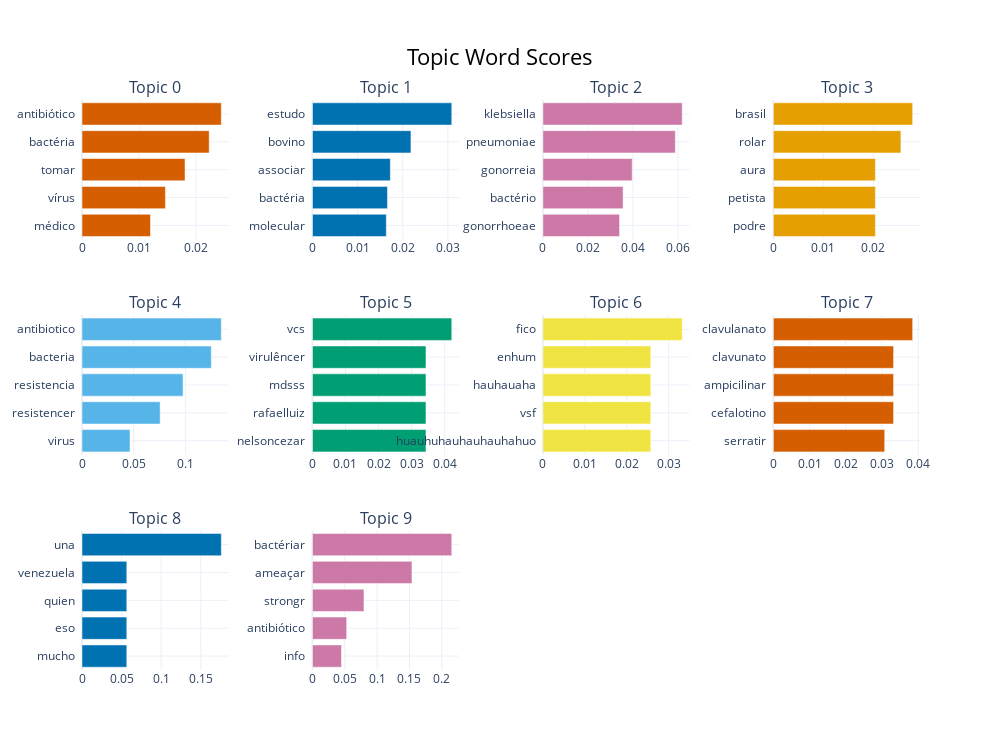

Here is the notebook cell this chart was saved with:
### Code cell
topic_model.visualize_barchart(top_n_topics=10)

### Figure 1 — Plotly figure (JSON) as saved in the notebook; plotly's stock layout.template omitted (floating-point values rounded to 4 significant figures)
{"data": [{"marker": {"color": "#D55E00"}, "orientation": "h", "type": "bar", "x": [0.012, 0.01461, 0.01805, 0.02228, 0.0244], "xaxis": "x", "y": ["médico  ", "vírus  ", "tomar  ", "bactéria  ", "antibiótico  "], "yaxis": "y"}, {"marker": {"color": "#0072B2"}, "orientation": "h", "type": "bar", "x": [0.01636, 0.01661, 0.01725, 0.02181, 0.03085], "xaxis": "x2", "y": ["molecular  ", "bactéria  ", "associar  ", "bovino  ", "estudo  "], "yaxis": "y2"}, {"marker": {"color": "#CC79A7"}, "orientation": "h", "type": "bar", "x": [0.03407, 0.03564, 0.03969, 0.05885, 0.06191], "xaxis": "x3", "y": ["gonorrhoeae  ", "bactério  ", "gonorreia  ", "pneumoniae  ", "klebsiella  "], "yaxis": "y3"}, {"marker": {"color": "#E69F00"}, "orientation": "h", "type": "bar", "x": [0.02041, 0.02041, 0.02041, 0.02551, 0.02787], "xaxis": "x4", "y": ["podre  ", "petista  ", "aura  ", "rolar  ", "brasil  "], "yaxis": "y4"}, {"marker": {"color": "#56B4E9"}, "orientation": "h", "type": "bar", "x": [0.04647, 0.07564, 0.09785, 0.1252, 0.1349], "xaxis": "x5", "y": ["virus  ", "resistencer  ", "resistencia  ", "bacteria  ", "antibiotico  "], "yaxis": "y5"}, {"marker": {"color": "#009E73"}, "orientation": "h", "type": "bar", "x": [0.03436, 0.03436, 0.03436, 0.03436, 0.04217], "xaxis": "x6", "y": ["nelsoncezar  ", "rafaelluiz  ", "mdsss  ", "virulêncer  ", "vcs  "], "yaxis": "y6"}, {"marker": {"color": "#F0E442"}, "orientation": "h", "type": "bar", "x": [0.02573, 0.02573, 0.02573, 0.02573, 0.03322], "xaxis": "x7", "y": ["huauhuhauhauhauhahuo  ", "vsf  ", "hauhauaha  ", "enhum  ", "fico  "], "yaxis": "y7"}, {"marker": {"color": "#D55E00"}, "orientation": "h", "type": "bar", "x": [0.03074, 0.03319, 0.03319, 0.03319, 0.03846], "xaxis": "x8", "y": ["serratir  ", "cefalotino  ", "ampicilinar  ", "clavunato  ", "clavulanato  "], "yaxis": "y8"}, {"marker": {"color": "#0072B2"}, "orientation": "h", "type": "bar", "x": [0.05658, 0.05658, 0.05658, 0.05658, 0.176], "xaxis": "x9", "y": ["mucho  ", "eso  ", "quien  ", "venezuela  ", "una  "], "yaxis": "y9"}, {"marker": {"color": "#CC79A7"}, "orientation": "h", "type": "bar", "x": [0.04489, 0.05298, 0.0797, 0.1539, 0.2155], "xaxis": "x10", "y": ["info  ", "antibiótico  ", "strongr  ", "ameaçar  ", "bactériar  "], "yaxis": "y10"}], "layout": {"annotations": [{"font": {"size": 16}, "showarrow": false, "text": "Topic 0", "x": 0.0875, "xanchor": "center", "xref": "paper", "y": 1, "yanchor": "bottom", "yref": "paper"}, {"font": {"size": 16}, "showarrow": false, "text": "Topic 1", "x": 0.3625, "xanchor": "center", "xref": "paper", "y": 1, "yanchor": "bottom", "yref": "paper"}, {"font": {"size": 16}, "showarrow": false, "text": "Topic 2", "x": 0.6375, "xanchor": "center", "xref": "paper", "y": 1, "yanchor": "bottom", "yref": "paper"}, {"font": {"size": 16}, "showarrow": false, "text": "Topic 3", "x": 0.9125, "xanchor": "center", "xref": "paper", "y": 1, "yanchor": "bottom", "yref": "paper"}, {"font": {"size": 16}, "showarrow": false, "text": "Topic 4", "x": 0.0875, "xanchor": "center", "xref": "paper", "y": 0.6222, "yanchor": "bottom", "yref": "paper"}, {"font": {"size": 16}, "showarrow": false, "text": "Topic 5", "x": 0.3625, "xanchor": "center", "xref": "paper", "y": 0.6222, "yanchor": "bottom", "yref": "paper"}, {"font": {"size": 16}, "showarrow": false, "text": "Topic 6", "x": 0.6375, "xanchor": "center", "xref": "paper", "y": 0.6222, "yanchor": "bottom", "yref": "paper"}, {"font": {"size": 16}, "showarrow": false, "text": "Topic 7", "x": 0.9125, "xanchor": "center", "xref": "paper", "y": 0.6222, "yanchor": "bottom", "yref": "paper"}, {"font": {"size": 16}, "showarrow": false, "text": "Topic 8", "x": 0.0875, "xanchor": "center", "xref": "paper", "y": 0.2444, "yanchor": "bottom", "yref": "paper"}, {"font": {"size": 16}, "showarrow": false, "text": "Topic 9", "x": 0.3625, "xanchor": "center", "xref": "paper", "y": 0.2444, "yanchor": "bottom", "yref": "paper"}], "height": 750, "hoverlabel": {"bgcolor": "white", "font": {"family": "Rockwell", "size": 16}}, "showlegend": false, "title": {"font": {"color": "Black", "size": 22}, "text": "Topic Word Scores", "x": 0.5, "xanchor": "center", "yanchor": "top"}, "width": 1000, "xaxis": {"anchor": "y", "domain": [0, 0.175], "showgrid": true}, "xaxis10": {"anchor": "y10", "domain": [0.275, 0.45], "showgrid": true}, "xaxis11": {"anchor": "y11", "domain": [0.55, 0.725], "showgrid": true}, "xaxis12": {"anchor": "y12", "domain": [0.825, 1], "showgrid": true}, "xaxis2": {"anchor": "y2", "domain": [0.275, 0.45], "showgrid": true}, "xaxis3": {"anchor": "y3", "domain": [0.55, 0.725], "showgrid": true}, "xaxis4": {"anchor": "y4", "domain": [0.825, 1], "showgrid": true}, "xaxis5": {"anchor": "y5", "domain": [0, 0.175], "showgrid": true}, "xaxis6": {"anchor": "y6", "domain": [0.275, 0.45], "showgrid": true}, "xaxis7": {"anchor": "y7", "domain": [0.55, 0.725], "showgrid": true}, "xaxis8": {"anchor": "y8", "domain": [0.825, 1], "showgrid": true}, "xaxis9": {"anchor": "y9", "domain": [0, 0.175], "showgrid": true}, "yaxis": {"anchor": "x", "domain": [0.7556, 1], "showgrid": true}, "yaxis10": {"anchor": "x10", "domain": [0, 0.2444], "showgrid": true}, "yaxis11": {"anchor": "x11", "domain": [0, 0.2444], "showgrid": true}, "yaxis12": {"anchor": "x12", "domain": [0, 0.2444], "showgrid": true}, "yaxis2": {"anchor": "x2", "domain": [0.7556, 1], "showgrid": true}, "yaxis3": {"anchor": "x3", "domain": [0.7556, 1], "showgrid": true}, "yaxis4": {"anchor": "x4", "domain": [0.7556, 1], "showgrid": true}, "yaxis5": {"anchor": "x5", "domain": [0.3778, 0.6222], "showgrid": true}, "yaxis6": {"anchor": "x6", "domain": [0.3778, 0.6222], "showgrid": true}, "yaxis7": {"anchor": "x7", "domain": [0.3778, 0.6222], "showgrid": true}, "yaxis8": {"anchor": "x8", "domain": [0.3778, 0.6222], "showgrid": true}, "yaxis9": {"anchor": "x9", "domain": [0, 0.2444], "showgrid": true}}}
